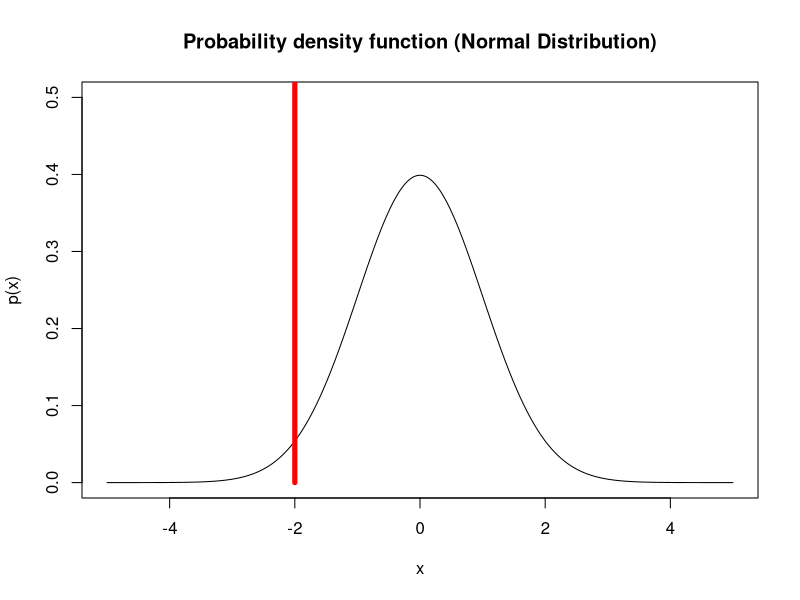

Generate this figure with R:
## ---- chunk 1
  mu=0
  p=0.025
  x=seq(-5,5,0.025)
  plot(x,dnorm(x,mean=mu,sd=1),type="l"
       ,xlim=c(-5,5),ylim=c(0,0.5)
       ,xlab="x",ylab="p(x)",main="Probability density function (Normal Distribution)")
  z_p <- round(qnorm(p),1) + mu
  lines(c(z_p, z_p), c(0, 5),col="red",lwd=5)
